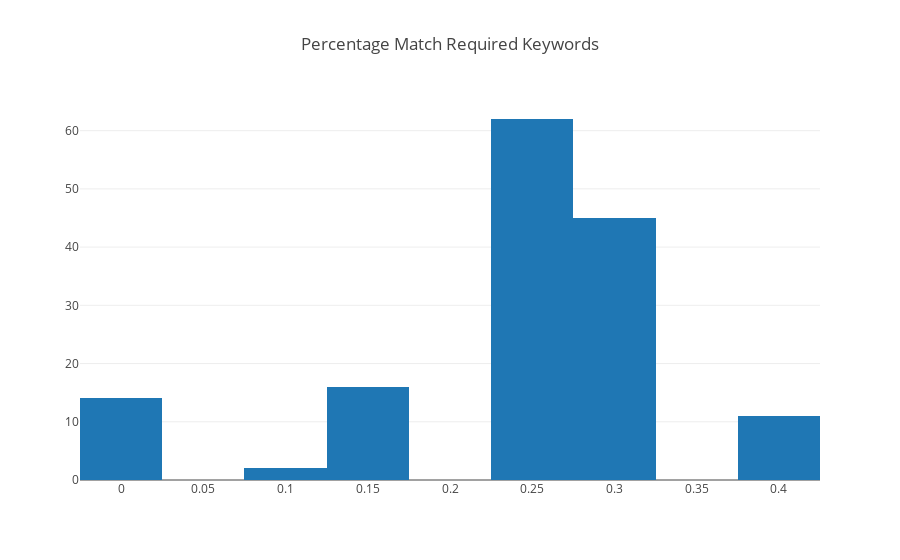

Notebook code for this chart:
### Code cell
x = df['Percentage Match Must Have']
data = [go.Histogram(x=x)]

layout = go.Layout(
    title='Percentage Match Required Keywords',
)
fig = go.Figure(data=data, layout=layout)

plotly.offline.iplot(fig)

### Figure 1 — Plotly figure (JSON) as saved in the notebook; plotly's stock layout.template omitted (floating-point values rounded to 4 significant figures; data arrays with more than 128 entries replaced by an {"elided": "..."} marker saying what was removed)
{"data": [{"type": "histogram", "uid": "03ae1e4a-fe0e-11e8-ab73-002324f38032", "x": {"elided": "150 float values"}}], "layout": {"title": "Percentage Match Required Keywords"}}
